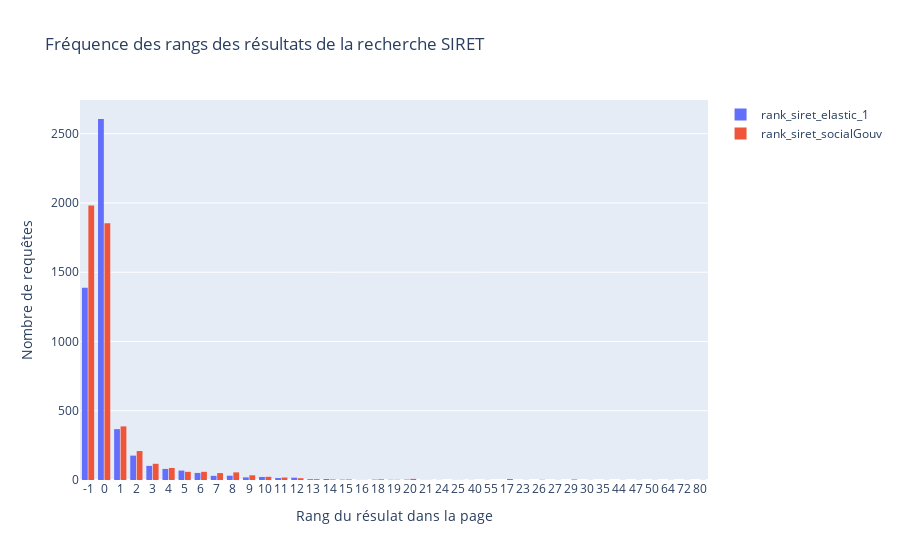

The notebook cell saved with this chart:
### Code cell
fig = go.Figure()
rank_dict = {}
for rank in rank_siret_columns:
    df_test[rank] = df_test[rank].astype("int32")
    rank_dict[rank] = df_test.sort_values(by=[rank])[rank]
    fig.add_trace(
        go.Histogram(
            histfunc="count",
            x=rank_dict[rank],
            name=rank,
        )
    )
fig.update_layout(
    title_text="Fréquence des rangs des résultats de la recherche SIRET",  # title of plot
    xaxis_title_text="Rang du résulat dans la page",  # xaxis label
    yaxis_title_text="Nombre de requêtes",  # yaxis label
    bargap=0.2,  # gap between bars of adjacent location coordinates
    bargroupgap=0.1,  # gap between bars of the same location coordinates
)
fig.update_xaxes(type="category")
fig.show()
# fig.write_image(f"./output/plots/rank_{SEARCH_VERSION}.png")
plotly.offline.plot(fig, filename=f"./output/plots/rank_siret_{SEARCH_VERSION}.html")

### Figure 1 — Plotly figure (JSON) as saved in the notebook; plotly's stock layout.template omitted (floating-point values rounded to 4 significant figures; data arrays with more than 128 entries replaced by an {"elided": "..."} marker saying what was removed)
{"data": [{"histfunc": "count", "name": "rank_siret_elastic_1", "type": "histogram", "x": {"elided": "5000 int values"}}, {"histfunc": "count", "name": "rank_siret_socialGouv", "type": "histogram", "x": {"elided": "5000 int values"}}], "layout": {"autosize": true, "bargap": 0.2, "bargroupgap": 0.1, "title": {"text": "Fréquence des rangs des résultats de la recherche SIRET"}, "xaxis": {"autorange": true, "range": [-0.5, 38.5], "title": {"text": "Rang du résulat dans la page"}, "type": "category"}, "yaxis": {"autorange": true, "range": [0, 2743.0], "title": {"text": "Nombre de requêtes"}}}}
